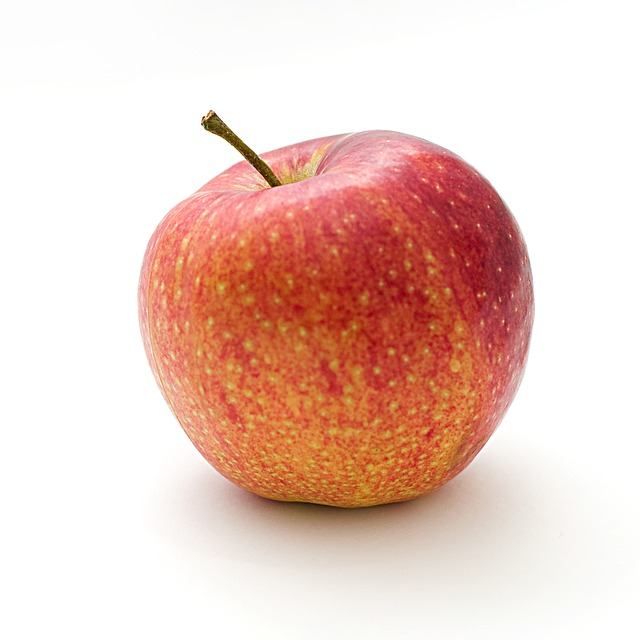
#> input picture Chapter_3/my_images/apple.jpg, 640 x 640 px
$ python 16_edge_detection_sobel.py   (older library calls are emulated)
#> lines starting #> are read from the running program, lines starting #| are printed output that depends on the picture; after the words box and inside, x2 and y2 are one past the last pixel; in counts of white or black regions, pixels touching at a corner belong together
import cv2

# Load image
img = cv2.imread("./my_images/apple.jpg")
#> img is the input picture: shape (640, 640, 3); mean B, G, R 196, 205.5, 235.6
gray = cv2.cvtColor(img, cv2.COLOR_BGR2GRAY)
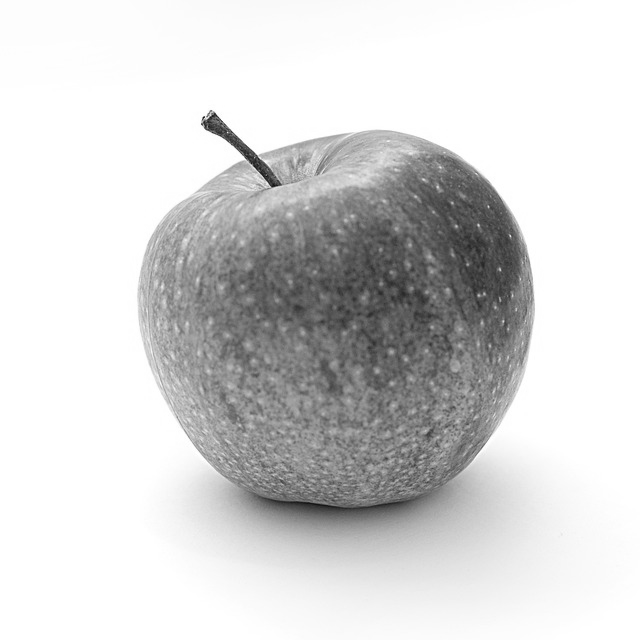
#> gray: shape (640, 640); min 18, max 255, mean 213.4

# Calculate the horizontal and vertical sobel gradients
grad_x = cv2.Sobel(gray, cv2.CV_64F, 1, 0, ksize=3)
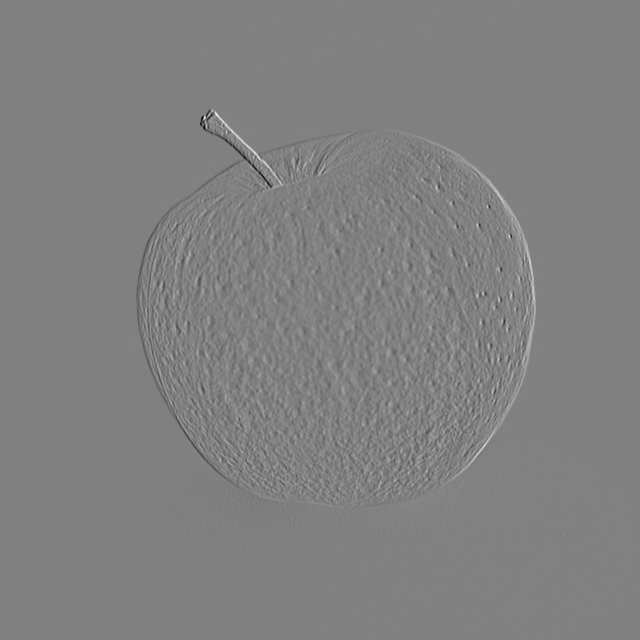
#> grad_x: shape (640, 640) float64; min -725, max 710, mean 0; drawn with min black and max white
grad_y = cv2.Sobel(gray, cv2.CV_64F, 0, 1, ksize=3)

# Combine the gradients using the magnitude and direction
grad_mag = cv2.addWeighted(grad_x, 0.5, grad_y, 0.5, 0)
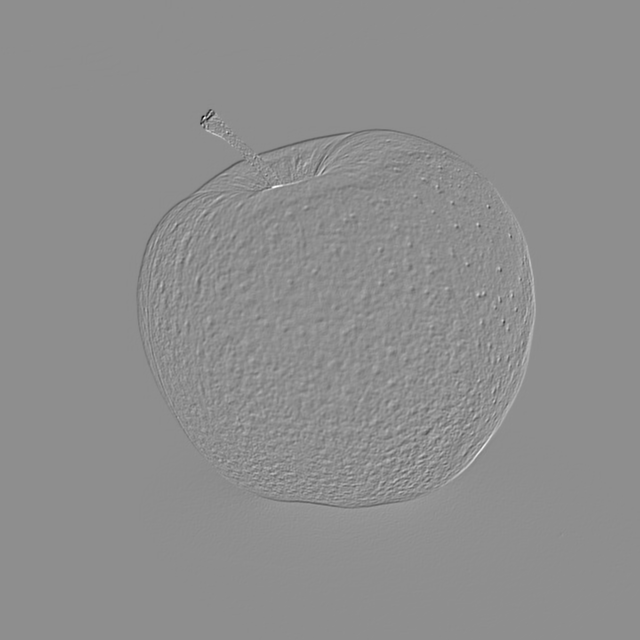
#> grad_mag: shape (640, 640) float64; min -585, max 463, mean 0; drawn with min black and max white

# Threshold the gradient magnitude to produce binary edge map
edges = cv2.threshold(grad_mag, 50, 255, cv2.THRESH_BINARY)[1]
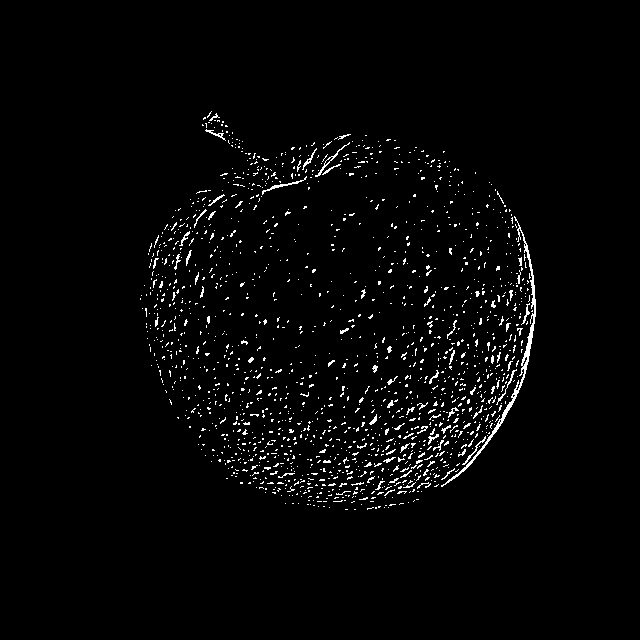
#> edges: shape (640, 640) float64; 2.4% white in thin lines or dots, all inside (x1, y1, x2, y2) = (140, 111, 536, 510)

# Display the results

cv2.imshow("Original Image", img)
cv2.imshow("Sobel Edges", edges)
cv2.waitKey(0)
cv2.destroyAllWindows()
